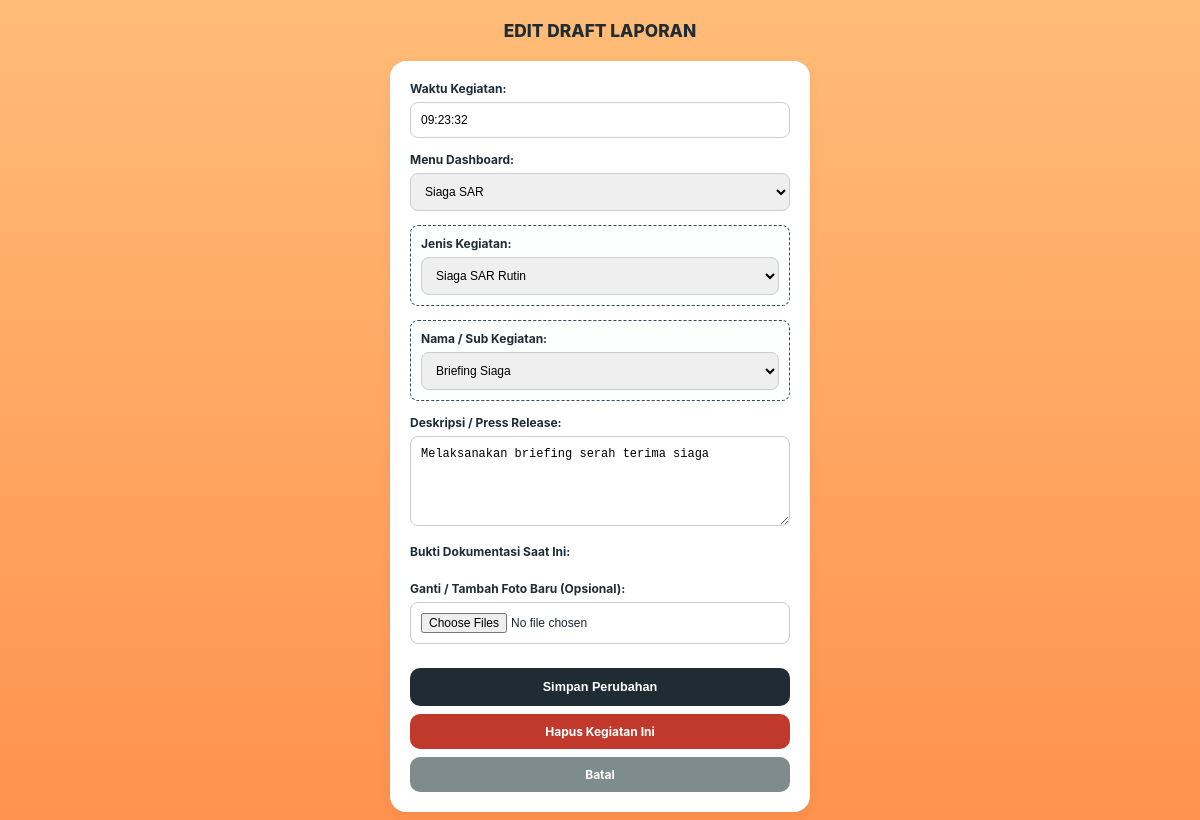
Page /edit_draft.php?id=14 on the committed database.
### tables this page shows
CREATE TABLE `draft_laporan` (
  `id` int(11) NOT NULL,
  `tanggal` date NOT NULL,
  `waktu` varchar(50) DEFAULT NULL,
  `nama_kegiatan` varchar(150) DEFAULT NULL,
  `jenis_kegiatan` varchar(100) DEFAULT NULL,
  `opsi` varchar(255) DEFAULT NULL,
  `deskripsi` text DEFAULT NULL,
  `status` enum('Draft','Selesai') DEFAULT 'Draft',
  `dokumentasi` text NOT NULL
);

### edit_draft.php (the view, shortened to what this page needs)
<?php
include 'koneksi.php';
$id = $_GET['id'] ?? '';
$query = mysqli_query($koneksi, "SELECT * FROM draft_laporan WHERE id = '$id'");
$data = mysqli_fetch_assoc($query);
?>
<!DOCTYPE html>
<html lang="id">
<head>
</head>
<body onload="initForm()">
<div class="mobile-container">
    <div class="header">
        <h2>EDIT DRAFT LAPORAN</h2>
    </div>
    <div class="card">
        <form action="" method="POST" enctype="multipart/form-data">
            <div class="form-group">
                <label>Waktu Kegiatan:</label>
                <input type="text" name="waktu" value="<?= htmlspecialchars($data['waktu']); ?>" required>
            </div>
            <div class="form-group">
                <label>Menu Dashboard:</label>
                <select name="menu_utama" id="menu_utama" required onchange="handleMenuChange()">
                    <option value="Siaga SAR">Siaga SAR</option>
                </select>
            </div>
            <div class="form-group sub-group-box" id="jenis-kegiatan-group">
                <label>Jenis Kegiatan:</label>
                <select name="jenis_kegiatan" id="jenis_kegiatan" onchange="handleJenisChange()">
                    <option value="">-- Pilih Jenis Kegiatan --</option>
                </select>
            </div>
            <div class="form-group sub-group-box" id="sub-kegiatan-group">
                <label>Nama / Sub Kegiatan:</label>
                <select name="nama_kegiatan" id="nama_kegiatan">
                    <option value="">-- Pilih Sub Kegiatan --</option>
                </select>
            </div>
            <div class="form-group">
                <label>Deskripsi / Press Release:</label>
                <textarea name="press_release" required><?= htmlspecialchars($data['deskripsi']); ?></textarea>
            </div>
            <div class="form-group">
                <label>Bukti Dokumentasi Saat Ini:</label>
            </div>
            <div class="form-group">
                <label>Ganti / Tambah Foto Baru (Opsional):</label>
                <input type="file" name="dok[]" multiple>
            </div>
            <button type="submit" name="update" class="btn-simpan">Simpan Perubahan</button>
            <a href="hapus_draft.php?id=<?= $id; ?>" class="btn-hapus" onclick="return confirm('Yakin ingin menghapus kegiatan ini?')">Hapus Kegiatan Ini</a>
            <a href="draft_laporan.php" class="btn-kembali">Batal</a>
        </form>
    </div>
</div>
</body>
</html>

### edit_draft.php (style rules this page uses)
body { font-family: -apple-system, BlinkMacSystemFont, "Segoe UI", Roboto, Helvetica, Arial, sans-serif; background: linear-gradient(to bottom, #ffbc78, #ff914d); background-attachment: fixed; margin: 0; padding: 20px 16px; color: #1a252f; display: flex; justify-content: center; min-height: 100vh; box-sizing: border-box; }
.mobile-container { width: 100%; max-width: 420px; display: flex; flex-direction: column; }
.header { text-align: center; margin-bottom: 20px; }
.header h2 { margin: 0; font-size: 13pt; font-weight: 800; color: #1f2c34; }
.card { background: #ffffff; border-radius: 16px; padding: 20px; box-shadow: 0 4px 12px rgba(0, 0, 0, 0.05); }
.form-group { margin-bottom: 14px; }
.form-group label { display: block; font-size: 9pt; font-weight: 700; color: #1f2c34; margin-bottom: 6px; }
.form-group input, .form-group select, .form-group textarea { width: 100%; padding: 10px; border: 1px solid #ccc; border-radius: 8px; font-size: 9pt; box-sizing: border-box; }
.form-group textarea { resize: vertical; height: 90px; }
#jenis-kegiatan-group, #sub-kegiatan-group { display: none; }
.sub-group-box { background: #fdfefe; border: 1px dashed #34495e; padding: 10px; border-radius: 8px; margin-bottom: 14px; }
.btn-simpan { background: #1f2c34; color: white; border: none; width: 100%; padding: 12px; border-radius: 10px; font-size: 9.5pt; font-weight: 700; cursor: pointer; margin-top: 10px; }
.btn-hapus { display: block; text-align: center; background: #c0392b; color: white; text-decoration: none; padding: 10px; border-radius: 10px; font-size: 9pt; font-weight: 700; margin-top: 8px; }
.btn-kembali { display: block; text-align: center; background: #7f8c8d; color: white; text-decoration: none; padding: 10px; border-radius: 10px; font-size: 9pt; font-weight: 700; margin-top: 8px; }

### rows in the picture
draft_laporan: waktu "09:23:32", press_release "Melaksanakan briefing serah terima siaga"
